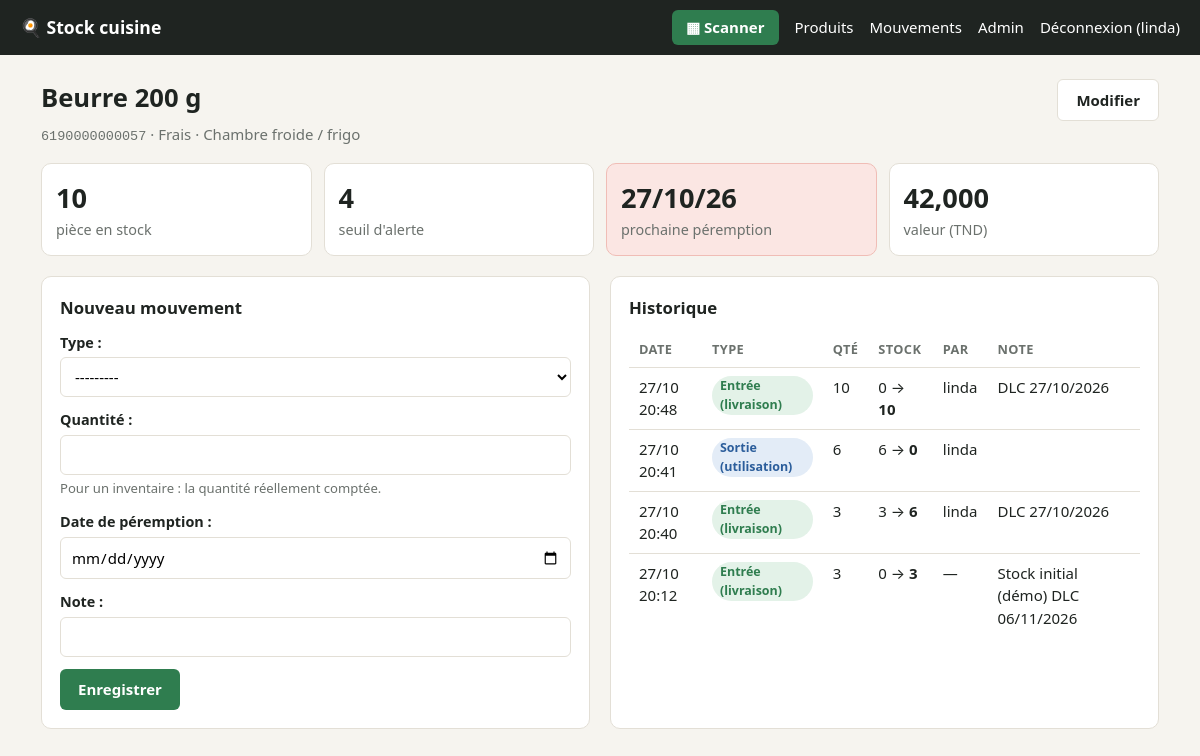
Screenshot of /produits/5/ (signed in) with the database file from the repository.
### stock/models.py (models this page shows, shortened)
class Produit(models.Model):
    class Unite(models.TextChoices):
        PIECE = "piece", "pièce"
        KG = "kg", "kg"
        G = "g", "g"
        L = "L", "L"
        ML = "mL", "mL"
        BOITE = "boite", "boîte"
        PAQUET = "paquet", "paquet"
    class Emplacement(models.TextChoices):
        RESERVE = "reserve", "Réserve sèche"
        FRIGO = "frigo", "Chambre froide / frigo"
        CONGEL = "congel", "Congélateur"
        AUTRE = "autre", "Autre"
    nom = models.CharField(max_length=200)
    code_barre = models.CharField(
        "code-barres", max_length=64, unique=True, null=True, blank=True,
        help_text="Scannez le produit avec la douchette pour remplir ce champ.",
    )
    categorie = models.ForeignKey(
        Categorie, on_delete=models.SET_NULL, null=True, blank=True, related_name="produits",
        verbose_name="catégorie",
    )
    unite = models.CharField("unité", max_length=10, choices=Unite.choices, default=Unite.PIECE)
    emplacement = models.CharField(max_length=10, choices=Emplacement.choices, default=Emplacement.RESERVE)
    quantite = models.DecimalField("quantité en stock", max_digits=12, decimal_places=3, default=Decimal("0"))
    seuil_alerte = models.DecimalField(
        "seuil d'alerte", max_digits=12, decimal_places=3, default=Decimal("0"),
        validators=[MinValueValidator(Decimal("0"))],
        help_text="Alerte quand le stock est inférieur ou égal à cette valeur.",
    )
    prix_unitaire = models.DecimalField(
        "prix unitaire (TND)", max_digits=10, decimal_places=3, null=True, blank=True,
        validators=[MinValueValidator(Decimal("0"))],
    )
    date_peremption = models.DateField("prochaine péremption", null=True, blank=True)
    actif = models.BooleanField(default=True)
    cree_le = models.DateTimeField(auto_now_add=True)
    modifie_le = models.DateTimeField(auto_now=True)
    class Meta:
        ordering = ["nom"]
        indexes = [models.Index(fields=["nom"], name="produit_nom_idx")]
    @property
    def en_alerte(self):
        return self.quantite <= self.seuil_alerte
    @property
    def perime(self):
        return bool(self.date_peremption and self.date_peremption < timezone.localdate())
    @property
    def valeur_stock(self):
        if self.prix_unitaire is None:
            return None
        return self.quantite * self.prix_unitaire

class Categorie(models.Model):
    nom = models.CharField(max_length=100, unique=True)
    class Meta:
        ordering = ["nom"]
        verbose_name = "catégorie"
    def __str__(self):
        return self.nom

class MouvementStock(models.Model):
    class Type(models.TextChoices):
        ENTREE = "entree", "Entrée (livraison)"
        SORTIE = "sortie", "Sortie (utilisation)"
        PERTE = "perte", "Perte / casse / périmé"
        INVENTAIRE = "inventaire", "Inventaire (comptage)"
    produit = models.ForeignKey(Produit, on_delete=models.PROTECT, related_name="mouvements")
    type = models.CharField(max_length=12, choices=Type.choices)
    quantite = models.DecimalField(
        "quantité", max_digits=12, decimal_places=3,
        validators=[MinValueValidator(Decimal("0"))],
        help_text="Pour un inventaire : la quantité réellement comptée.",
    )
    stock_avant = models.DecimalField(max_digits=12, decimal_places=3)
    stock_apres = models.DecimalField(max_digits=12, decimal_places=3)
    date_peremption = models.DateField("date de péremption", null=True, blank=True)
    note = models.CharField(max_length=255, blank=True)
    via_scan = models.BooleanField(default=False)
    utilisateur = models.ForeignKey(
        settings.AUTH_USER_MODEL, on_delete=models.SET_NULL, null=True, blank=True
    )
    date = models.DateTimeField(default=timezone.now, db_index=True)
    class Meta:
        ordering = ["-date", "-id"]
        verbose_name = "mouvement de stock"
        verbose_name_plural = "mouvements de stock"

### stock/views.py (the view, shortened to what this page needs)
# urls.py: path("produits/<int:pk>/", views.produit_detail, name="produit_detail"),
@login_required
def produit_detail(request, pk):
    produit = get_object_or_404(Produit.objects.select_related("categorie"), pk=pk)
    form = MouvementForm(request.POST or None)
    mouvements = produit.mouvements.select_related("utilisateur")[:50]
    return render(request, "stock/produit_detail.html", {
        "produit": produit, "form": form, "mouvements": mouvements,
    })

### stock/forms.py (shortened to what this page needs)
class MouvementForm(forms.ModelForm):
    class Meta:
        model = MouvementStock
        fields = ["type", "quantite", "date_peremption", "note"]
        widgets = {"date_peremption": DateInput()}

### stock/templatetags/stock_extras.py (called while the page is built)
def format_qte(valeur) -> str:
    if valeur is None:
        return ""
    d = Decimal(valeur).normalize()
    return format(d, "f")

@register.filter
def qte(valeur):
    return format_qte(valeur)

### templates/stock/produit_detail.html
{% extends "base.html" %}
{% load stock_extras %}
{% block content %}
<div class="entete">
  <div>
    <h1>{{ produit.nom }}</h1>
    <p class="sous-titre"><code>{{ produit.code_barre|default:"sans code-barres" }}</code> · {{ produit.categorie|default:"sans catégorie" }} · {{ produit.get_emplacement_display }}</p>
  </div>
  <a class="btn btn-sec" href="{% url 'stock:produit_update' produit.pk %}">Modifier</a>
</div>
<div class="stats">
  <div class="stat {% if produit.en_alerte %}danger{% endif %}"><span>{{ produit.quantite|qte }}</span>{{ produit.get_unite_display }} en stock</div>
  <div class="stat"><span>{{ produit.seuil_alerte|qte }}</span>seuil d'alerte</div>
  <div class="stat {% if produit.perime %}danger{% elif produit.bientot_perime %}warn{% endif %}"><span>{{ produit.date_peremption|date:"d/m/y"|default:"—" }}</span>prochaine péremption</div>
  <div class="stat"><span>{% if produit.valeur_stock is not None %}{{ produit.valeur_stock|floatformat:3 }}{% else %}—{% endif %}</span>valeur (TND)</div>
</div>
<div class="grille">
  <section class="carte">
    <h2>Nouveau mouvement</h2>
    <form method="post" class="formulaire">{% csrf_token %}
      {{ form.as_p }}
      <button class="btn">Enregistrer</button>
    </form>
  </section>
  <section class="carte">
    <h2>Historique</h2>
    {% include "stock/_mouvements_table.html" with mouvements=mouvements %}
  </section>
</div>
{% endblock %}

### templates/base.html (shortened to what this page needs)
{% load static %}<!doctype html>
<html lang="fr">
<head>
  <link rel="stylesheet" href="{% static 'stock/style.css' %}">
</head>
<body>
  {% if user.is_authenticated %}
  <header class="topbar">
    <a class="logo" href="{% url 'stock:dashboard' %}">🍳 Stock cuisine</a>
    <nav>
      <a href="{% url 'stock:scan' %}" class="btn-scan">▦ Scanner</a>
      <a href="{% url 'stock:produit_list' %}">Produits</a>
      <a href="{% url 'stock:mouvement_list' %}">Mouvements</a>
      {% if user.is_staff %}<a href="{% url 'admin:index' %}">Admin</a>{% endif %}
      <form method="post" action="{% url 'logout' %}" class="inline">{% csrf_token %}
        <button class="lien">Déconnexion ({{ user.username }})</button>
      </form>
    </nav>
  </header>
  {% endif %}
  <main>
    {% block content %}{% endblock %}
  </main>
</body>
</html>

### templates/stock/_mouvements_table.html (shortened to what this page needs)
{% load stock_extras %}
{% if mouvements %}
<table>
  <tr><th>Date</th>{% if avec_produit %}<th>Produit</th>{% endif %}<th>Type</th><th>Qté</th><th>Stock</th><th>Par</th><th>Note</th></tr>
  {% for m in mouvements %}
  <tr>
    <td>{{ m.date|date:"d/m H:i" }}</td>
    <td><span class="badge badge-{{ m.type }}">{{ m.get_type_display }}</span>{% if m.via_scan %} <small title="via douchette">▦</small>{% endif %}</td>
    <td>{{ m.quantite|qte }}</td>
    <td>{{ m.stock_avant|qte }} → <strong>{{ m.stock_apres|qte }}</strong></td>
    <td>{{ m.utilisateur|default:"—" }}</td>
    <td>{{ m.note }}{% if m.date_peremption %} DLC {{ m.date_peremption|date:"d/m/Y" }}{% endif %}</td>
  </tr>
  {% endfor %}
</table>
{% else %}<p class="vide">Aucun mouvement.</p>{% endif %}

### static/stock/style.css (style rules this page uses)
:root { --fond: #f6f4ef; --carte: #fff; --texte: #1f2421; --doux: #6b716d; --bord: #e3dfd6; --vert: #2f7d4f; --vert-clair: #e3f2e8; --rouge: #b8372b; --rouge-clair: #fbe6e3; --orange: #b86b12; --orange-clair: #fdf0dd; --bleu: #2b5d9b; --bleu-clair: #e3ecf7; }
* { box-sizing: border-box; }
body { margin: 0; font: 15px/1.5 system-ui, -apple-system, "Segoe UI", sans-serif; background: var(--fond); color: var(--texte); }
main { max-width: 1150px; margin: 0 auto; padding: 24px 16px 60px; }
a { color: var(--bleu); }
h1 { margin: 0 0 16px; font-size: 1.6rem; }
h2 { font-size: 1.05rem; margin: 0 0 12px; }
code { font-family: ui-monospace, Menlo, Consolas, monospace; font-size: .9em; }
.topbar { display: flex; flex-wrap: wrap; gap: 12px; align-items: center; justify-content: space-between; padding: 10px 20px; background: var(--texte); color: #fff; }
.topbar a, .topbar .lien { color: #fff; text-decoration: none; }
.topbar nav { display: flex; flex-wrap: wrap; gap: 16px; align-items: center; }
.logo { font-weight: 700; font-size: 1.1rem; }
.btn-scan { background: var(--vert); padding: 6px 14px; border-radius: 6px; font-weight: 600; }
.inline { display: inline; margin: 0; }
.lien { background: none; border: 0; padding: 0; color: var(--bleu); cursor: pointer; font: inherit; text-decoration: underline; }
.btn { display: inline-block; background: var(--vert); color: #fff; border: 0; border-radius: 6px; padding: 9px 18px; font: inherit; font-weight: 600; cursor: pointer; text-decoration: none; }
.btn-sec { background: var(--carte); color: var(--texte); border: 1px solid var(--bord); }
.carte { background: var(--carte); border: 1px solid var(--bord); border-radius: 10px; padding: 18px; margin-bottom: 20px; }
.grille { display: grid; grid-template-columns: repeat(auto-fit, minmax(320px, 1fr)); gap: 20px; }
.entete { display: flex; justify-content: space-between; align-items: flex-start; gap: 12px; flex-wrap: wrap; }
.sous-titre { margin: -10px 0 16px; color: var(--doux); }
.stats { display: grid; grid-template-columns: repeat(auto-fit, minmax(160px, 1fr)); gap: 12px; margin-bottom: 20px; }
.stat { background: var(--carte); border: 1px solid var(--bord); border-radius: 10px; padding: 14px; color: var(--doux); font-size: .9rem; }
.stat span { display: block; font-size: 1.7rem; font-weight: 700; color: var(--texte); }
.stat.danger { background: var(--rouge-clair); border-color: #f0bdb6; }
table { width: 100%; border-collapse: collapse; }
th, td { text-align: left; padding: 8px 10px; border-bottom: 1px solid var(--bord); vertical-align: top; }
th { font-size: .8rem; text-transform: uppercase; letter-spacing: .03em; color: var(--doux); }
tr:last-child td { border-bottom: 0; }
.badge { display: inline-block; padding: 1px 8px; border-radius: 99px; font-size: .78rem; font-weight: 600; }
.badge-entree { background: var(--vert-clair); color: var(--vert); }
.badge-sortie { background: var(--bleu-clair); color: var(--bleu); }
input, select, textarea { font: inherit; padding: 8px 10px; border: 1px solid var(--bord); border-radius: 6px; background: #fff; }
.formulaire p { display: flex; flex-direction: column; gap: 4px; margin: 0 0 12px; }
.formulaire p label { font-weight: 600; font-size: .9rem; }
.formulaire .helptext { color: var(--doux); font-size: .82rem; }

### rows the page displays
Produit: nom "Beurre 200 g", code_barre "6190000000057", categorie "Frais", emplacement "Chambre froide / frigo", quantite|qte "10", unite "pièce", seuil_alerte|qte "4", date_peremption "27/10/26", valeur_stock "42,000"
MouvementStock: date "27/10 20:48", type "Entrée (livraison)", quantite|qte "10", stock_avant|qte "0", stock_apres|qte "10", utilisateur "linda", date_peremption "27/10/2026"
MouvementStock: date "27/10 20:41", type "Sortie (utilisation)", quantite|qte "6", stock_avant|qte "6", stock_apres|qte "0", utilisateur "linda"
MouvementStock: date "27/10 20:40", type "Entrée (livraison)", quantite|qte "3", stock_avant|qte "3", stock_apres|qte "6", utilisateur "linda", date_peremption "27/10/2026"
MouvementStock: date "27/10 20:12", type "Entrée (livraison)", quantite|qte "3", stock_avant|qte "0", stock_apres|qte "3", utilisateur "—", note "Stock initial (démo)", date_peremption "06/11/2026"

### other values shown
{{ user.username }} "linda"
